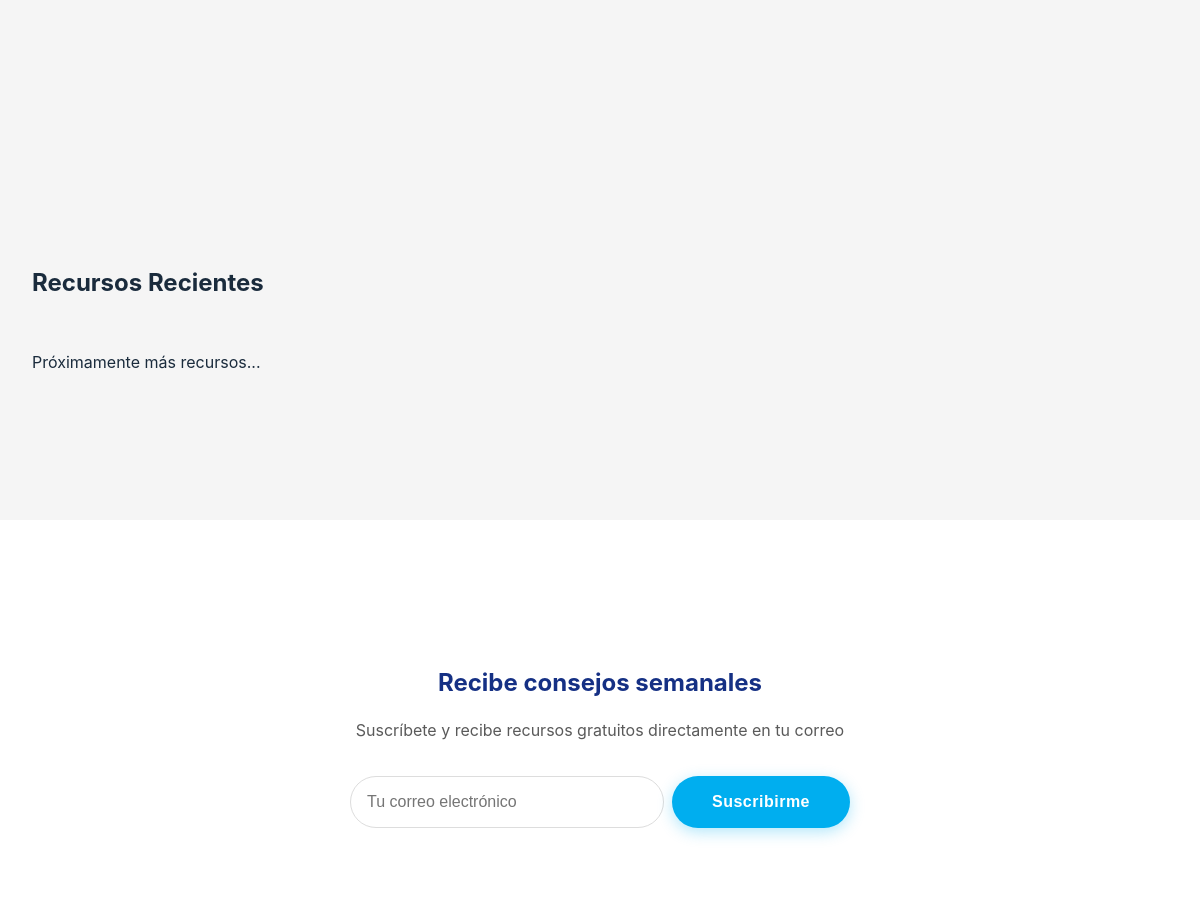
The page /aprender/ (middle part) on the database as committed earlier.
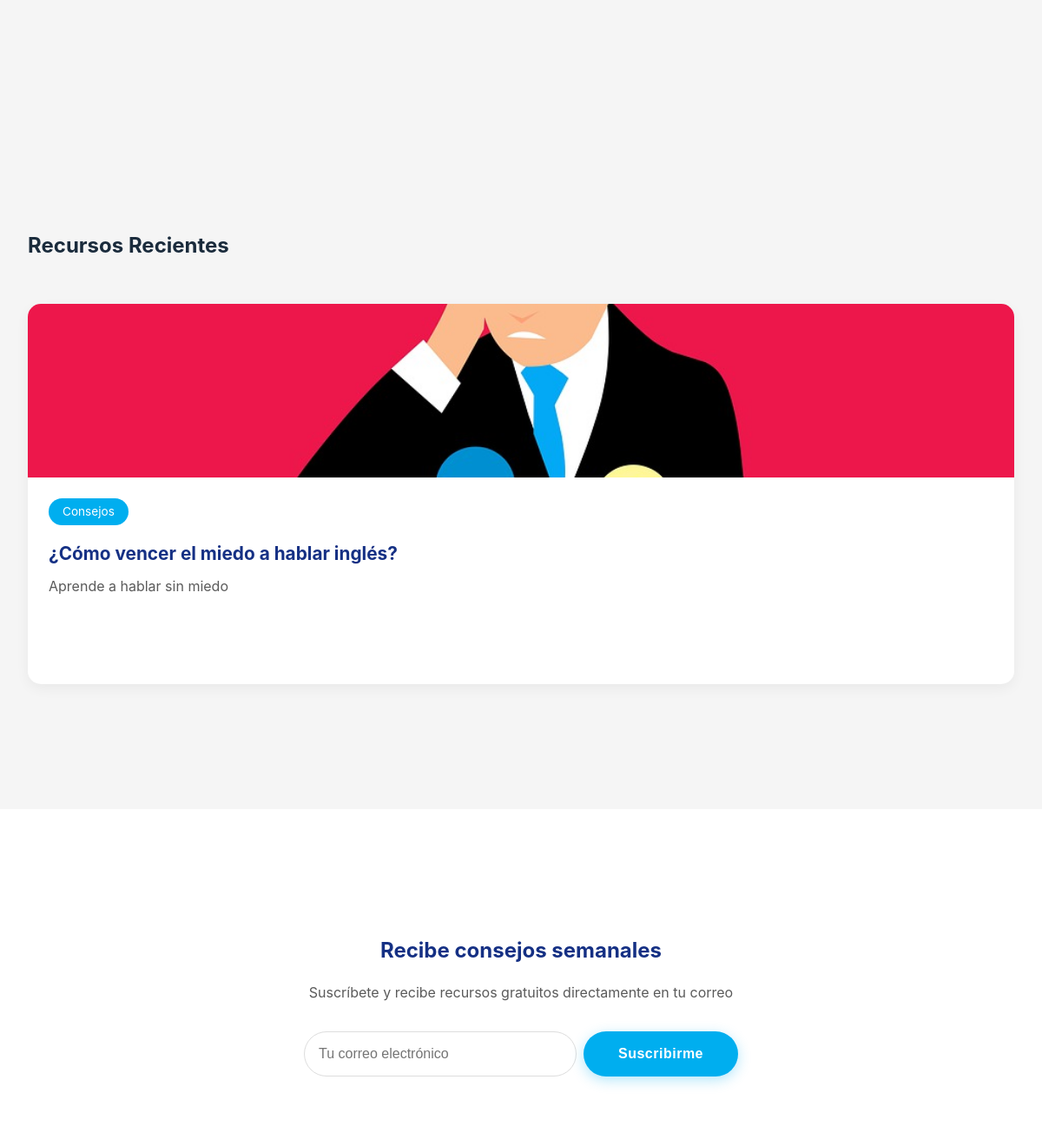
The same page on the database as committed later.
### website/models.py (models this page shows, shortened)
class Recurso(models.Model):
    CATEGORIAS = [
        ('vocabulario', 'Vocabulario'),
        ('gramatica', 'Gramática'),
        ('pronunciacion', 'Pronunciación'),
        ('consejos', 'Consejos'),
        ('cultura', 'Cultura'),
    ]
    titulo = models.CharField(max_length=200)
    slug = models.SlugField(unique=True)
    categoria = models.CharField(max_length=20, choices=CATEGORIAS)
    descripcion_corta = models.CharField(max_length=200)
    contenido = RichTextField()
    imagen = models.ImageField(upload_to='recursos/', blank=True, null=True)
    fecha_publicacion = models.DateTimeField(auto_now_add=True)
    activo = models.BooleanField(default=True)
    class Meta:
        ordering = ['-fecha_publicacion']

### website/views.py (the view)
# urls.py: path('aprender/', aprender_index, name='aprender_index'),
def aprender_index(request):
    recursos_recientes = Recurso.objects.filter(activo=True)[:6]
    categorias = Recurso.CATEGORIAS
    return render(request, 'aprender/index.html', {
        'recursos_recientes': recursos_recientes,
        'categorias': categorias
    })

### templates/aprender/index.html (shortened to what this page needs)
{% extends 'base.html' %}
{% load static %}
{% block extra_css %}
<link rel="stylesheet" href="{% static 'css/aprender.css' %}">
{% endblock %}
{% block content %}
<section class="categorias">
    <div class="container">
    </div>
</section>
<section class="recursos-recientes">
    <div class="container">
        <h2>Recursos Recientes</h2>
        <div class="recursos-grid" id="recursos-grid">
            {% for recurso in recursos_recientes %}
            <div class="recurso-card" data-categoria="{{ recurso.categoria }}">
                {% if recurso.imagen %}
                <img src="{{ recurso.imagen.url }}" alt="{{ recurso.titulo }}">
                {% endif %}
                <div class="recurso-content">
                    <span class="recurso-categoria">{{ recurso.get_categoria_display }}</span>
                    <h3>{{ recurso.titulo }}</h3>
                    <p>{{ recurso.descripcion_corta }}</p>
                    <a href="{% url 'aprender_articulo' recurso.slug %}" class="btn btn-secondary">
                        Leer más <i class="fas fa-arrow-right"></i>
                    </a>
                </div>
            </div>
            {% empty %}
            <p>Próximamente más recursos...</p>
            {% endfor %}
        </div>
    </div>
</section>
<section class="newsletter">
    <div class="container">
        <h2>Recibe consejos semanales</h2>
        <p>Suscríbete y recibe recursos gratuitos directamente en tu correo</p>
        <form id="newsletter-form" class="newsletter-form">
            <input type="email" id="email" placeholder="Tu correo electrónico" required>
            <button type="submit" class="btn btn-primary">Suscribirme</button>
        </form>
    </div>
</section>
{% endblock %}

Rows that differ between the two databases and show on the page:
added Recurso: imagen (picture), categoria "Consejos", titulo "¿Cómo vencer el miedo a hablar inglés?", descripcion_corta "Aprende a hablar sin miedo"
Other text that changed with them:
text no longer shown: "Próximamente más recursos..."
